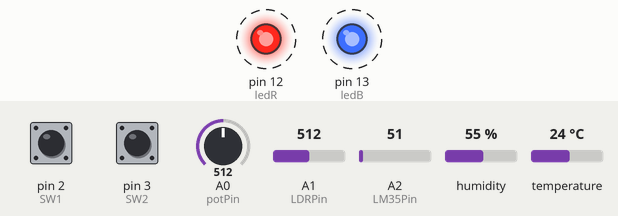
A sketch run on a simulated Arduino Uno, built with avr-gcc and run on an emulated ATmega328P. Shown: output pins drawn as LEDs (lit = HIGH). Dashed ring = blinking. The test bench sets the inputs (shaded band); at power-on: pin 2 (SW1) HIGH, pin 3 (SW2) HIGH, A0 (potPin) = 512, A1 (LDRPin) = 512, A2 (LM35Pin) = 51, humidity 55 %, temperature 24 °C. What the sketch prints to the serial monitor is not drawn.

Above: at 5.3 s.
5.4 s: pin 2 (SW1) pulled LOW for 3 s
At 9.5 s:
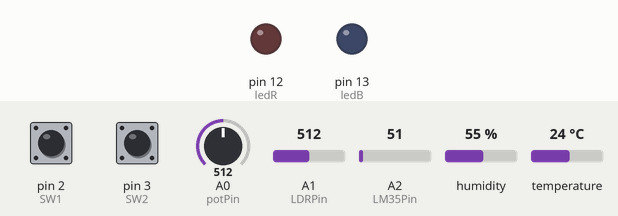
9.9 s: pin 3 (SW2) pulled LOW for 3 s
At 12.7 s:
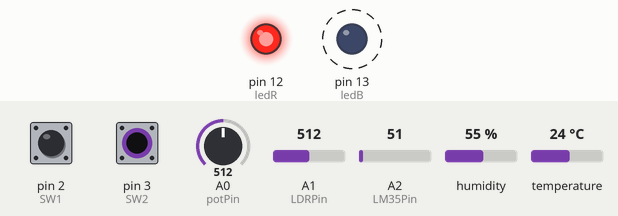
Timing chart, 0 to 20.4 s (numbered marks = the images above; inputs shaded):
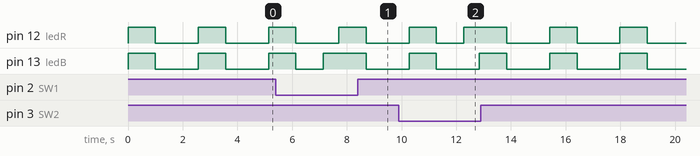

The sketch:

UNO9in1.ino
```cpp
#include <DHT.h>

#define DHTPIN 4
#define DHTTYPE DHT11

#define ledR 12
#define ledB 13
#define SW1 2
#define SW2 3

#define potPin A0
#define LDRPin A1
#define LM35Pin A2

DHT dht(DHTPIN, DHTTYPE);

// ===== Function Prototype =====
void ledBlynk(int time);
void SW();
void readDHT();
void pot();
void ldr();
void LM35();

void setup() {
  Serial.begin(9600);
  dht.begin();

  pinMode(ledB, OUTPUT);
  pinMode(ledR, OUTPUT);

  pinMode(SW1, INPUT_PULLUP);
  pinMode(SW2, INPUT_PULLUP);
}

void loop() {
  int time = 1000;

  ledBlynk(time); // งาน1
  SW();           // งาน2
  readDHT();      // งาน3
  pot();          // งาน4
  ldr();          // งาน5
  LM35();         // งาน6


  delay(500);
}

// ===== LED Blink =====
void ledBlynk(int time){
  digitalWrite(ledB, HIGH);
  digitalWrite(ledR, HIGH);
  delay(time);
  digitalWrite(ledB, LOW);
  digitalWrite(ledR, LOW);
  delay(time);
}

// ===== SW =====
void SW(){
  int b1 = digitalRead(SW1);
  int b2 = digitalRead(SW2);

  if (b1 == LOW) {
    digitalWrite(ledB, HIGH);
    digitalWrite(ledR, LOW);
  }
  else if (b2 == LOW) {
    digitalWrite(ledB, LOW);
    digitalWrite(ledR, HIGH);
  }
  else {
    digitalWrite(ledB, LOW);
    digitalWrite(ledR, LOW);
  }
}

// ===== DHT11 =====
void readDHT(){
  float h = dht.readHumidity();
  float c = dht.readTemperature();

  if (isnan(h) || isnan(c)) {
    Serial.println("Failed to read from DHT sensor!");
    return;
  }

  Serial.print("Hum: ");
  Serial.print(h, 2);
  Serial.print(" %\t");

  Serial.print("Tem: ");
  Serial.print(c, 2);
  Serial.println(" C");
}

// ===== Pot =====
void pot(){
  int adcValue = analogRead(potPin);
  float vdcValue = adcValue * (5.0 / 1023.0);

  Serial.print("ADCpot: ");
  Serial.print(adcValue);
  Serial.print("  VDCpot: ");
  Serial.println(vdcValue, 2);
}

// ===== LDR =====
void ldr(){
  int LDRadcValue = analogRead(LDRPin);
  float LDRvdcValue = LDRadcValue * (5.0 / 1023.0);

  Serial.print("ADCLDR: ");
  Serial.print(LDRadcValue);
  Serial.print("  VDCLDR: ");
  Serial.println(LDRvdcValue, 2);
}

// ===== LM35 =====
void LM35(){
  int adcTemp = analogRead(LM35Pin);
  float voltage = adcTemp * (5.0 / 1023.0);
  float tempC = voltage * 100.0;   // LM35 = 10mV / 1°C

  Serial.print("ADCLM35: ");
  Serial.print(adcTemp);

  Serial.print("  TempC: ");
  Serial.print(tempC, 1);
  Serial.println(" C");
}
```

Measured:
- by itself, pin 13 (ledB): alternates HIGH for 1.0 s and LOW for 1.6 s
